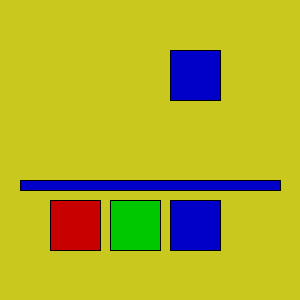
Frame 1 (no input)
Frame 60 (the mouse pressed at the canvas centre just before this capture): identical to frame 1, image omitted
Frame 120 (the mouse held since frame 60 and released just before this capture): identical to frame 1, image omitted

The Processing sketch that drew this single still picture (run headless with seeded random() and noise(); from frame 60 on, the mouse is pressed at the canvas centre):

// Processing sketch: processing_127970
// ── processing_127970.pde

color red=color(200,0,0);
color green=color(0,200,0);
color blue=color(0,0,200);
color gelb=color(200,200,30);
color zwischenSpeicher=blue;
color selected=blue;
 
void setup(){
    size(300,300);
    background(gelb);
}
 
void draw(){
    if(mousePressed){
        if(constrain(mouseY,200,250)==mouseY){
            if(constrain(mouseX,50,100)==mouseX){
                zwischenSpeicher=red;
            }else
            if(constrain(mouseX,110,160)==mouseX){
                zwischenSpeicher=green;
            }else
            if(constrain(mouseX,170,220)==mouseX){
                zwischenSpeicher=blue;
            }
        }
        if(constrain(mouseY,50,100)==mouseY&&constrain(mouseX,170,220)==mouseX){
            selected=zwischenSpeicher;
        }
    }
    fill(red);
    rect(50,200,50,50);
    fill(green);
    rect(110,200,50,50);
    fill(blue);
    rect(170,200,50,50);
    fill(selected);
    rect(170,50,50,50);
    fill(zwischenSpeicher);
    rect(20,180,260,10);
}
